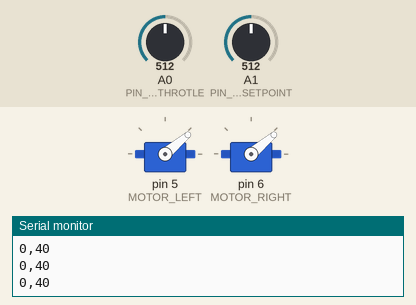
The sketch below on a simulated Arduino Uno, built with avr-gcc and run on an emulated ATmega328P. Parts: 2 × servo, the last lines printed to the serial monitor. Inputs (shaded band) come from the test bench; at power-on: A1 (PIN_POT_SETPOINT) = 512, A0 (PIN_POT_THROTLE) = 512.

Above: at 4.2 s.
4.3 s: A1 (PIN_POT_SETPOINT) set to 716
At 5.2 s:
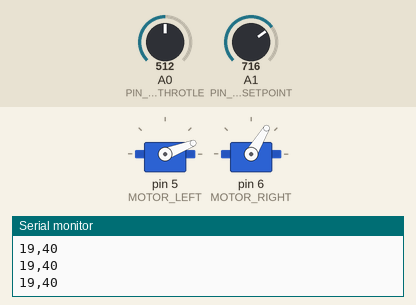
5.8 s: A0 (PIN_POT_THROTLE) set to 716
At 6.6 s:
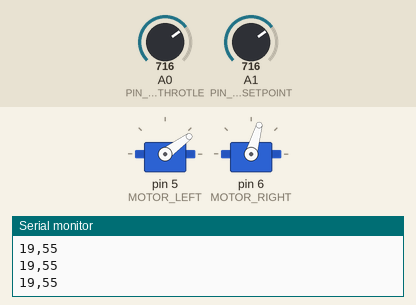
7.3 s: A0 (PIN_POT_THROTLE) set to 900
At 7.7 s:
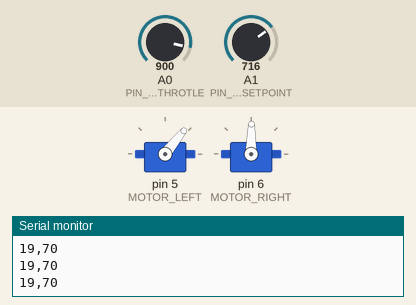
8.8 s: A1 (PIN_POT_SETPOINT) set to 900
At 10.0 s:
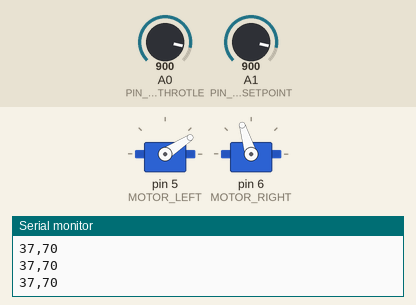
10.3 s: A0 (PIN_POT_THROTLE) set to 1023
At 11.2 s:
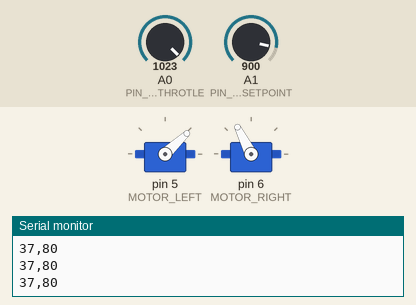
11.8 s: A1 (PIN_POT_SETPOINT) set to 1023
At 12.3 s:
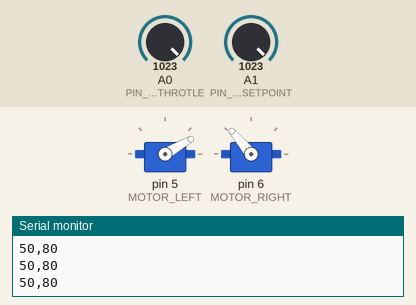
Timing chart, 0 to 14.3 s (numbered marks = the images above; inputs shaded):
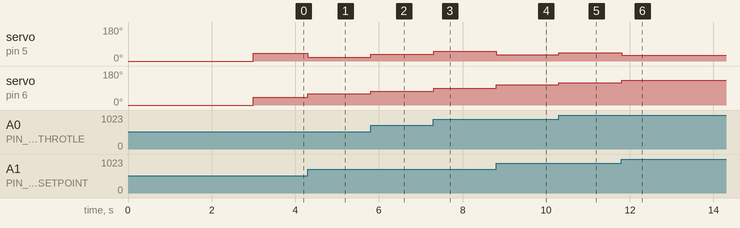

The sketch:

motor_control_knob.ino
```cpp
/********************************************************
 * Basic control of two motors with ESC's (controled as servos)
 *
 ********************************************************/

#include <Servo.h>

#define MOTOR_LEFT 5
#define MOTOR_RIGHT 6
#define PIN_POT_THROTLE A0
#define PIN_POT_SETPOINT A1

Servo leftmotor, rightmotor;
int pot_throtle = 0, pot_setpoint = 0;

void setup()
{
  Serial.begin(9600);
	leftmotor.attach(MOTOR_LEFT);
	rightmotor.attach(MOTOR_RIGHT);
  leftmotor.write(0);
  rightmotor.write(0);
  delay(3000);
}
void loop()
{
  pot_throtle = analogRead(PIN_POT_THROTLE);
  pot_setpoint = analogRead(PIN_POT_SETPOINT);
  pot_throtle = map(pot_throtle, 0, 1023, 0, 80);
  pot_setpoint = map(pot_setpoint, 0, 1023, -50, 50);

	rightmotor.write(pot_throtle + pot_setpoint);
  leftmotor.write(pot_throtle - pot_setpoint);

  Serial.print(pot_setpoint);
  Serial.print(",");
  Serial.println(pot_throtle);
}
```

Measured:
- after the input at 4.3 s, servo on pin 5 (MOTOR_LEFT): 40° → 21° at once; servo on pin 6 (MOTOR_RIGHT): 40° → 59° at once
- after the input at 5.8 s, servo on pin 5 (MOTOR_LEFT): 21° → 36° at once; servo on pin 6 (MOTOR_RIGHT): 59° → 74° at once
- after the input at 7.3 s, servo on pin 5 (MOTOR_LEFT): 36° → 51° at once; servo on pin 6 (MOTOR_RIGHT): 74° → 89° at once
- after the input at 8.8 s, servo on pin 5 (MOTOR_LEFT): 51° → 33° at once; servo on pin 6 (MOTOR_RIGHT): 89° → 107° at once
- after the input at 10.3 s, servo on pin 5 (MOTOR_LEFT): 33° → 43° at once; servo on pin 6 (MOTOR_RIGHT): 107° → 117° at once
- after the input at 11.8 s, servo on pin 5 (MOTOR_LEFT): 43° → 30° at once; servo on pin 6 (MOTOR_RIGHT): 117° → 130° at once
